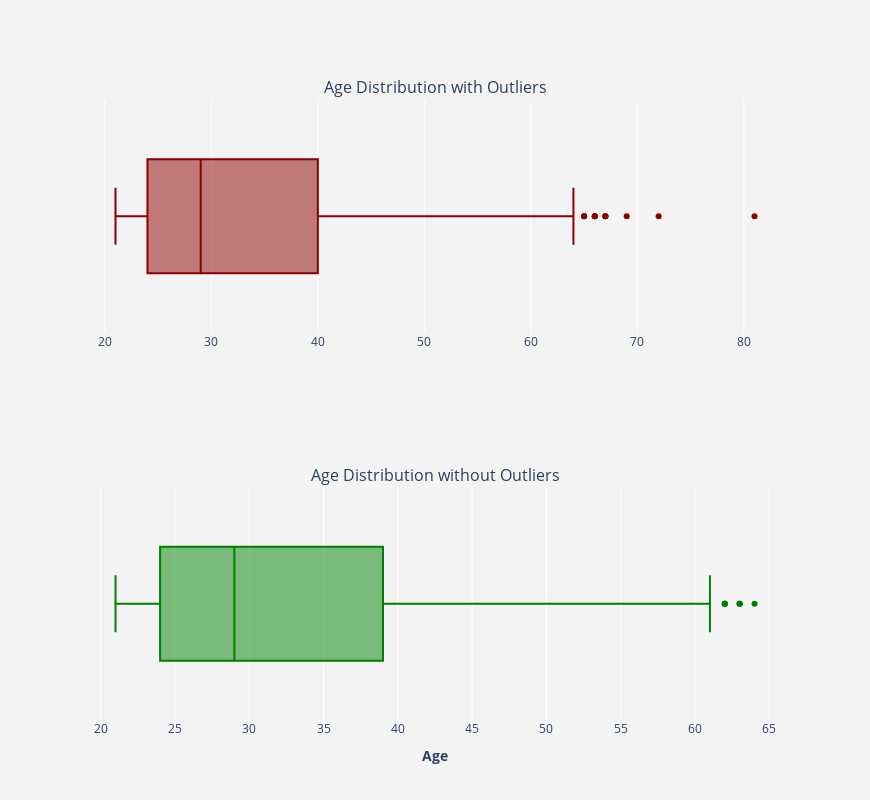

Write notebook code for a chart like this one.
### Code cell
"""Plot Age with and without outliers."""
plotBoxPlot(train.Age,removeOutliers(train.Age))

### Figure 1 — Plotly figure (JSON) as saved in the notebook; plotly's stock layout.template omitted (floating-point values rounded to 4 significant figures; data arrays with more than 128 entries replaced by an {"elided": "..."} marker saying what was removed)
{"data": [{"marker": {"color": "darkred"}, "name": "", "type": "box", "x": {"elided": "599 int values"}, "xaxis": "x", "yaxis": "y"}, {"marker": {"color": "green"}, "name": "", "type": "box", "x": {"elided": "587 int values"}, "xaxis": "x2", "yaxis": "y2"}], "layout": {"annotations": [{"font": {"size": 16}, "showarrow": false, "text": "Age Distribution with Outliers", "x": 0.5, "xanchor": "center", "xref": "paper", "y": 1, "yanchor": "bottom", "yref": "paper"}, {"font": {"size": 16}, "showarrow": false, "text": "Age Distribution without Outliers", "x": 0.5, "xanchor": "center", "xref": "paper", "y": 0.375, "yanchor": "bottom", "yref": "paper"}], "height": 800, "paper_bgcolor": "rgb(243, 243, 243)", "plot_bgcolor": "rgb(243, 243, 243)", "showlegend": false, "width": 870, "xaxis": {"anchor": "y", "domain": [0, 1]}, "xaxis2": {"anchor": "y2", "domain": [0, 1], "title": {"text": "<b>Age</b>"}}, "yaxis": {"anchor": "x", "domain": [0.625, 1]}, "yaxis2": {"anchor": "x2", "domain": [0, 0.375]}}}
